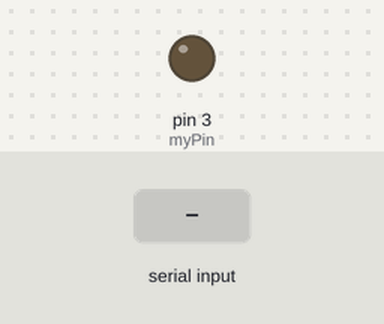
Recording of a sketch running on a simulated Arduino Uno, built with avr-gcc and run on an emulated ATmega328P. Shown: output pins drawn as LEDs (lit = HIGH). Dashed ring = blinking. The test bench sets the inputs (shaded band). What the sketch prints to the serial monitor is not drawn.

Above: at 1.2 s.
1.3 s: "90,45\n" received over Serial
At 1.7 s:
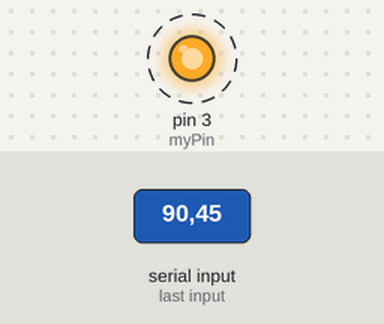
Timing chart, 0 to 10.3 s (numbered marks = the images above; inputs shaded):
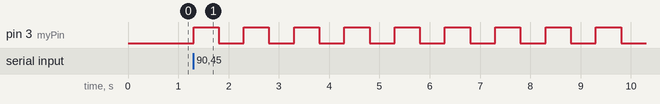

The sketch:

askMeToBlink.ino
```cpp
/*
 * Author: Jason Hillinger
 * Title: Ask Me To Blink
 * This program is the first program written within the SimpleExperiments, that will do communications with the Arduino
 * through the Serial Monitor. It will simply ask the user to how may times to blink an LED, then the LED will blink
 * that many times.
 */


int myPin = 3;            //pin that we will be working with
int amountOfBlinks = 0;
int delTime = 500;        //delay time inbetween blinks
int delTimeAfterBlink = 1000;
String msg = "How many times would you like the LED to blink?";   //prompt message.
void setup() {
pinMode(myPin,OUTPUT);
Serial.begin(9600);
}

void loop() {
  Serial.println(msg);

  while(Serial.available() == 0){
    //waiting for input
  }

amountOfBlinks = Serial.parseInt();     //amountOfBlinks takes the first integer off the stream as its value.

//this loop causes the blinks to occur amountOfBlinks times.
for(int i = 0; i<amountOfBlinks;i++){
  digitalWrite(myPin,HIGH);
  delay(delTime);
  digitalWrite(myPin,LOW);
  delay(delTime);
}
delay(delTimeAfterBlink);     //a brief pause before loop restarts
}
```

Measured:
- after the input at 1.3 s, pin 3 (myPin): alternates HIGH for 0.50 s and LOW for 0.50 s, starting at once
